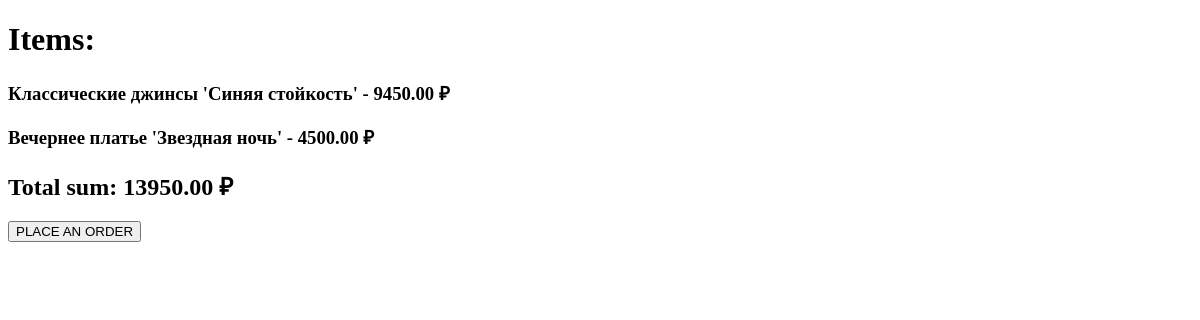
The page /order-create/ on the database as committed earlier.
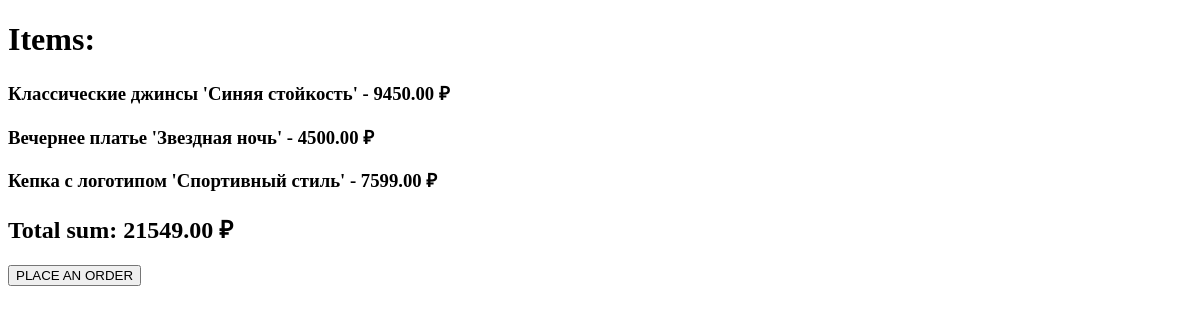
The same page on the database as committed later.
### item/models.py (models this page shows, shortened)
class Order(models.Model):
    items = models.ForeignKey(Item, on_delete=models.CASCADE)
    objects = OrderQuerySet.as_manager()

class Item(models.Model):
    name = models.CharField(max_length=150)
    description = models.TextField()
    price = models.DecimalField(max_digits=8, decimal_places=2)
    stripe_item_price_id = models.CharField(max_length=128, blank=True, null=True)

### item/views.py (the view, shortened to what this page needs)
# urls.py: path('order-create/', OrderCreateApi.as_view(), name='order_create'),
class OrderCreateApi(APIView):
    renderer_classes = [TemplateHTMLRenderer]
    template_name = 'item/order.html'
    def get(self, request):
        orders = Order.objects.all()
        return Response({'orders': orders})

### item/models.py (called while the page is built)
    def total_sum(self):
        return sum(order.items.price for order in self)

### item/templates/item/order.html (shortened to what this page needs)
{% extends 'base.html' %}
{% block content %}
<h1>Items:</h1>
<form action="{% url 'item:order_create' %}" method="post">
    {% for order in orders %}
    <h3>{{ order.items.name }} - {{ order.items.price }} ₽</h3>
    {% endfor %}
    <h2>Total sum: {{ orders.total_sum }} ₽</h2>
    <a><button type="submit">PLACE AN ORDER</button></a>
</form>
{% endblock %}

Rows that differ between the two databases and show on the page:
computed for Order "Классические джинсы 'Синяя стойкость'": total_sum "13950.00" → "21549.00"
added Order: items.name "Кепка с логотипом 'Спортивный стиль'", items.price "7599.00"
